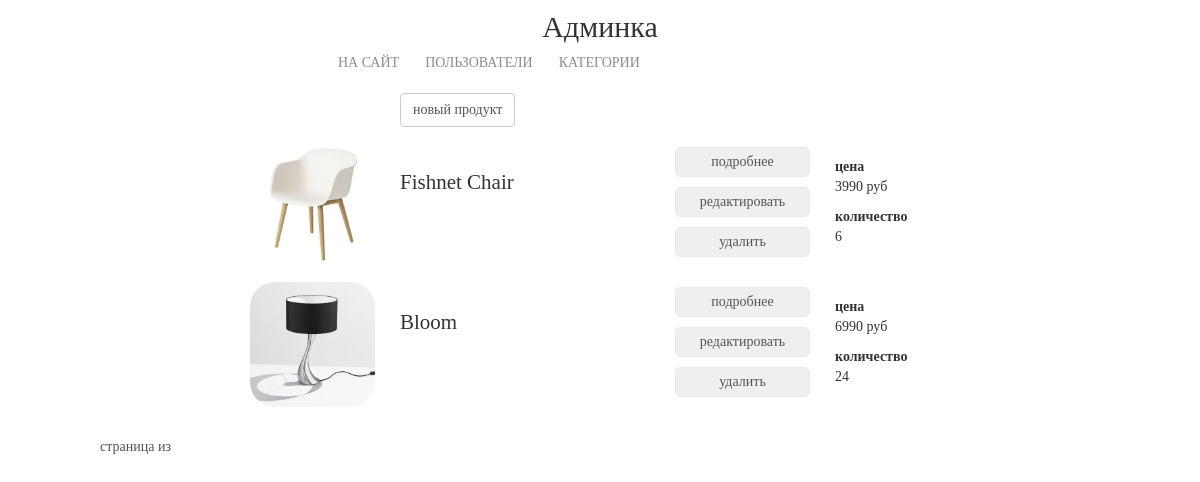
Before: /my/admin/category/1/products_list/ (signed in) with the older database file.
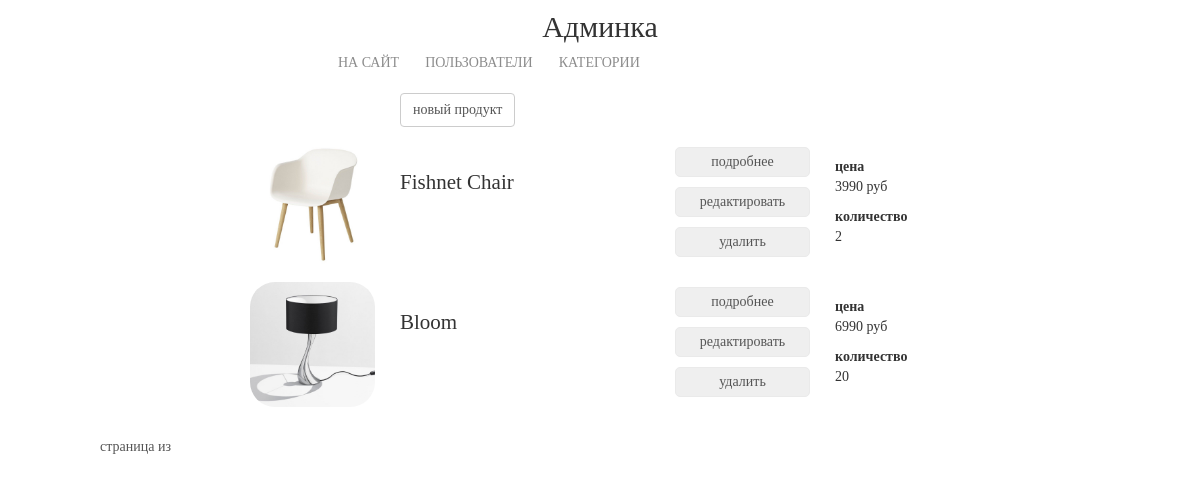
After: the same page with the newer database file.
### mainapp/models.py (models this page shows, shortened)
class Product(models.Model):
    category = models.ForeignKey(ProductCategory, on_delete=models.PROTECT, verbose_name='Категория')
    name = models.CharField('Название', max_length=128)
    short_description = models.CharField('Краткое описание', max_length=128, blank=True)
    description = models.TextField('Описание', blank=True)
    quantity = models.PositiveIntegerField('Количество', default=0)
    price = models.DecimalField('Цена', max_digits=10, decimal_places=0, default=0)
    image = models.ImageField(upload_to='products_images', blank=True)
    is_active = models.BooleanField(default=True, db_index=True)
    created_at = models.DateTimeField('Дата создания', auto_now_add=True)
    updated_at = models.DateTimeField('Дата обновления', auto_now=True)

### adminapp/views.py (the view)
# urls.py: re_path(r'^category/(?P<pk>\d+)/products_list/$', adminapp.CategoryProductsListView.as_view(),
class CategoryProductsListView(SuperUserOnlyMixin, PageTitleMixin, ListView):
    model = Product
    paginate_by = 2

### adminapp/views.py (called while the page is built)
    @method_decorator(user_passes_test(lambda x: x.is_superuser))
    def dispatch(self, request, *args, **kwargs):
        return super().dispatch(request, *args, **kwargs)

    def get_context_data(self, **kwargs):
        context = super().get_context_data(**kwargs)
        context['title'] = self.page_title
        return context

### basketapp/context_processors.py (called while the page is built)
def basket(request):
    if request.user.is_authenticated:
        basket = request.user.basket.select_related('product', 'product__category').all()
    else:
        basket = []
    return {
        'basket': basket,
    }

### mainapp/templatetags/my_filters.py (called while the page is built)
@register.filter(name='media_folder_products')
def media_folder_products(string):
    if not string:
        string = 'products_images/default.jpg'
    return f'{settings.MEDIA_URL}{string}'

### adminapp/templates/mainapp/product_list.html (shortened to what this page needs)
{% extends 'adminapp/base.html' %}
{% load static %}
{% load my_filters %}
{% block container %}
    <div class="products_list">
        <a class="new_product btn btn-default"
           href="{% url 'my_admin:product_create' %}">новый продукт</a>
        {% for object in object_list %}
            <div class="product_record {% if not object.is_active %}not_active{% endif %}">
                <img src="{{ object.image|media_folder_products }}" alt="{{ object.name }}">
                <div class="product_name">
                    {{ object.name|title }}
                </div>
                <div class="product_actions">
                    <button>
                        <a href="{% url 'my_admin:product_read' object.pk %}">подробнее</a>
                    </button>
                    <button>
                        <a href="{% url 'my_admin:product_update' object.pk %}">редактировать</a>
                    </button>
                    <button>
                        <a href="{% url 'my_admin:product_delete' object.pk %}">удалить</a>
                    </button>
                </div>
                <div class="summary">
                    <b>цена</b>
                    <p>{{ object.price }} руб</p>
                    <b>количество</b>
                    <p>{{ object.quantity }}</p>
                </div>
            </div>
        {% endfor %}
    </div>
    <div class="paginator">
            <span class="current">страница {{ object_list.number }} из {{ object_list.paginator.num_pages }}</span>
        </div>
{% endblock %}

Changed rows visible on the page:
changed Product "Fishnet Chair": quantity "6" → "2"
changed Product "Bloom": quantity "24" → "20"
